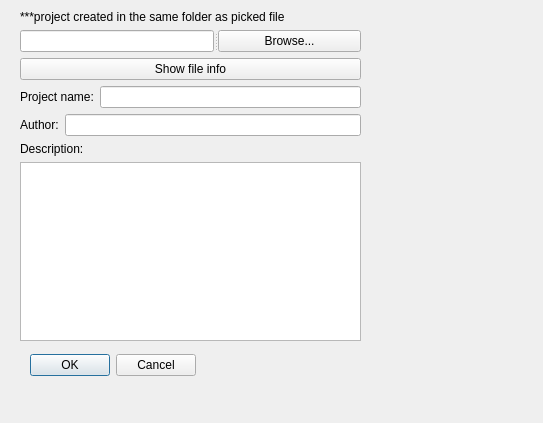
<?xml version="1.0" encoding="UTF-8"?>
<ui version="4.0">
 <class>CreateProjectDialog</class>
 <widget class="QDialog" name="CreateProjectDialog">
  <property name="windowModality">
   <enum>Qt::WindowModal</enum>
  </property>
  <property name="geometry">
   <rect>
    <x>0</x>
    <y>0</y>
    <width>543</width>
    <height>423</height>
   </rect>
  </property>
  <property name="windowTitle">
   <string>Create new project</string>
  </property>
  <widget class="QDialogButtonBox" name="cancelOkButtonBox">
   <property name="geometry">
    <rect>
     <x>20</x>
     <y>350</y>
     <width>176</width>
     <height>31</height>
    </rect>
   </property>
   <property name="orientation">
    <enum>Qt::Horizontal</enum>
   </property>
   <property name="standardButtons">
    <set>QDialogButtonBox::Cancel|QDialogButtonBox::Ok</set>
   </property>
  </widget>
  <widget class="QWidget" name="layoutWidget">
   <property name="geometry">
    <rect>
     <x>20</x>
     <y>10</y>
     <width>341</width>
     <height>331</height>
    </rect>
   </property>
   <layout class="QVBoxLayout" name="verticalLayout_4">
    <item>
     <layout class="QVBoxLayout" name="verticalLayout_3">
      <item>
       <layout class="QVBoxLayout" name="verticalLayout">
        <item>
         <widget class="QLabel" name="label">
          <property name="text">
           <string>***project created in the same folder as picked file</string>
          </property>
         </widget>
        </item>
        <item>
         <widget class="QSplitter" name="splitter">
          <property name="orientation">
           <enum>Qt::Horizontal</enum>
          </property>
          <widget class="QLineEdit" name="FilePathLineEdit"/>
          <widget class="QPushButton" name="browseButton">
           <property name="text">
            <string>Browse...</string>
           </property>
          </widget>
         </widget>
        </item>
        <item>
         <widget class="QPushButton" name="showFileInfoButton">
          <property name="text">
           <string>Show file info</string>
          </property>
         </widget>
        </item>
       </layout>
      </item>
      <item>
       <layout class="QHBoxLayout" name="horizontalLayout_2">
        <item>
         <widget class="QLabel" name="labelProjectName">
          <property name="text">
           <string>Project name:</string>
          </property>
         </widget>
        </item>
        <item>
         <widget class="QLineEdit" name="lineEditProjectName"/>
        </item>
       </layout>
      </item>
      <item>
       <layout class="QHBoxLayout" name="horizontalLayout">
        <item>
         <widget class="QLabel" name="labelAuthor">
          <property name="text">
           <string>Author:</string>
          </property>
         </widget>
        </item>
        <item>
         <widget class="QLineEdit" name="lineEditAuthor"/>
        </item>
       </layout>
      </item>
     </layout>
    </item>
    <item>
     <layout class="QVBoxLayout" name="verticalLayout_2">
      <item>
       <widget class="QLabel" name="labelDescritption">
        <property name="text">
         <string>Description:</string>
        </property>
       </widget>
      </item>
      <item>
       <widget class="QTextEdit" name="textEditDescription"/>
      </item>
     </layout>
    </item>
   </layout>
  </widget>
  <zorder>layoutWidget</zorder>
  <zorder>cancelOkButtonBox</zorder>
 </widget>
 <resources/>
 <connections>
  <connection>
   <sender>cancelOkButtonBox</sender>
   <signal>accepted()</signal>
   <receiver>CreateProjectDialog</receiver>
   <slot>accept()</slot>
   <hints>
    <hint type="sourcelabel">
     <x>445</x>
     <y>234</y>
    </hint>
    <hint type="destinationlabel">
     <x>157</x>
     <y>274</y>
    </hint>
   </hints>
  </connection>
  <connection>
   <sender>cancelOkButtonBox</sender>
   <signal>rejected()</signal>
   <receiver>CreateProjectDialog</receiver>
   <slot>reject()</slot>
   <hints>
    <hint type="sourcelabel">
     <x>445</x>
     <y>240</y>
    </hint>
    <hint type="destinationlabel">
     <x>286</x>
     <y>274</y>
    </hint>
   </hints>
  </connection>
  <connection>
   <sender>browseButton</sender>
   <signal>clicked()</signal>
   <receiver>CreateProjectDialog</receiver>
   <slot>openFileChooserDialog()</slot>
   <hints>
    <hint type="sourcelabel">
     <x>357</x>
     <y>70</y>
    </hint>
    <hint type="destinationlabel">
     <x>491</x>
     <y>101</y>
    </hint>
   </hints>
  </connection>
 </connections>
 <slots>
  <slot>openFileChooserDialog()</slot>
 </slots>
</ui>
